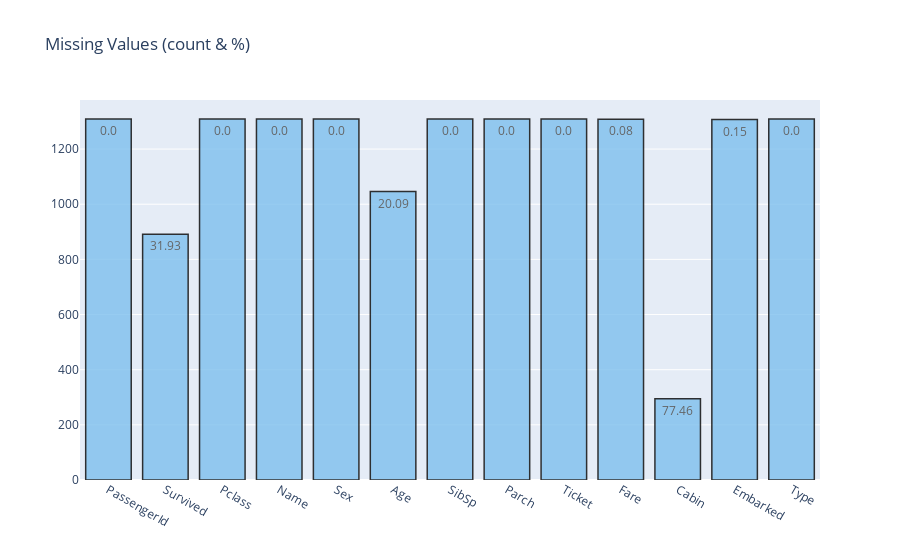

Write notebook code for a chart like this one.
### Markdown cell above
passengerId不会为空，所以利用passengerId的数量来统计总的数据数目，查看缺失数据的比例
py.plot会单独生成一个html的网页，py.iplot是在notebook上即时展示

### Code cell
# Plotting 
missing_plot(data, 'PassengerId')

### Figure 1 — Plotly figure (JSON) as saved in the notebook; plotly's stock layout.template omitted (floating-point values rounded to 4 significant figures)
{"data": [{"marker": {"color": "#7EC0EE", "line": {"color": "#000000", "width": 1.5}}, "opacity": 0.8, "text": ["0.0", "31.93", "0.0", "0.0", "0.0", "20.09", "0.0", "0.0", "0.0", "0.08", "77.46", "0.15", "0.0"], "textposition": "auto", "type": "bar", "x": ["PassengerId", "Survived", "Pclass", "Name", "Sex", "Age", "SibSp", "Parch", "Ticket", "Fare", "Cabin", "Embarked", "Type"], "y": [1309, 891, 1309, 1309, 1309, 1046, 1309, 1309, 1309, 1308, 295, 1307, 1309]}], "layout": {"title": {"text": "Missing Values (count & %)"}}}
